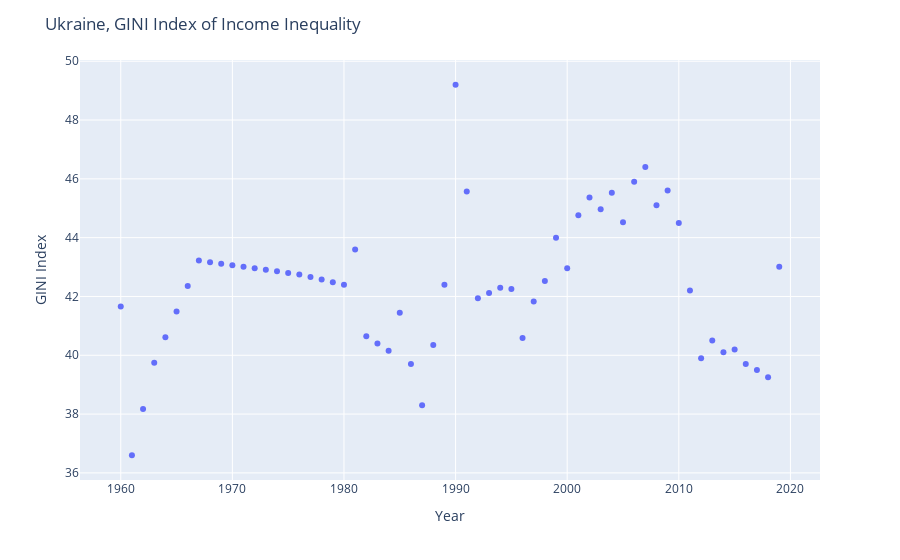

The code cell stored with this chart in its notebook:
### Code cell
fig = px.scatter(df2, x="index", y=177)

fig.update_layout(
    title = "Ukraine, GINI Index of Income Inequality",
    xaxis_title = "Year",
    yaxis_title = "GINI Index"
) 

fig.show()

### Figure 1 — Plotly figure (JSON) as saved in the notebook; plotly's stock layout.template omitted (floating-point values rounded to 4 significant figures)
{"data": [{"hoverlabel": {"namelength": 0}, "hovertemplate": "index=%{x}<br>177=%{y}", "legendgroup": "", "marker": {"color": "#636efa", "symbol": "circle"}, "mode": "markers", "name": "", "showlegend": false, "type": "scatter", "x": [1960, 1961, 1962, 1963, 1964, 1965, 1966, 1967, 1968, 1969, 1970, 1971, 1972, 1973, 1974, 1975, 1976, 1977, 1978, 1979, 1980, 1981, 1982, 1983, 1984, 1985, 1986, 1987, 1988, 1989, 1990, 1991, 1992, 1993, 1994, 1995, 1996, 1997, 1998, 1999, 2000, 2001, 2002, 2003, 2004, 2005, 2006, 2007, 2008, 2009, 2010, 2011, 2012, 2013, 2014, 2015, 2016, 2017, 2018, 2019], "xaxis": "x", "y": [41.66, 36.6, 38.17, 39.75, 40.62, 41.49, 42.35, 43.22, 43.17, 43.12, 43.06, 43.01, 42.96, 42.91, 42.85, 42.8, 42.75, 42.66, 42.57, 42.49, 42.4, 43.6, 40.65, 40.4, 40.15, 41.45, 39.7, 38.3, 40.35, 42.4, 49.2, 45.57, 41.94, 42.12, 42.3, 42.25, 40.59, 41.83, 42.53, 44, 42.96, 44.77, 45.37, 44.97, 45.53, 44.52, 45.9, 46.4, 45.1, 45.6, 44.5, 42.2, 39.9, 40.5, 40.1, 40.2, 39.7, 39.5, 39.25, 43.01], "yaxis": "y"}], "layout": {"autosize": true, "legend": {"tracegroupgap": 0}, "margin": {"t": 60}, "title": {"text": "Ukraine, GINI Index of Income Inequality"}, "xaxis": {"anchor": "y", "autorange": true, "domain": [0, 1], "range": [1956.0, 2023.0], "title": {"text": "Year"}, "type": "linear"}, "yaxis": {"anchor": "x", "autorange": true, "domain": [0, 1], "range": [35.71, 50.09], "title": {"text": "GINI Index"}, "type": "linear"}}}
